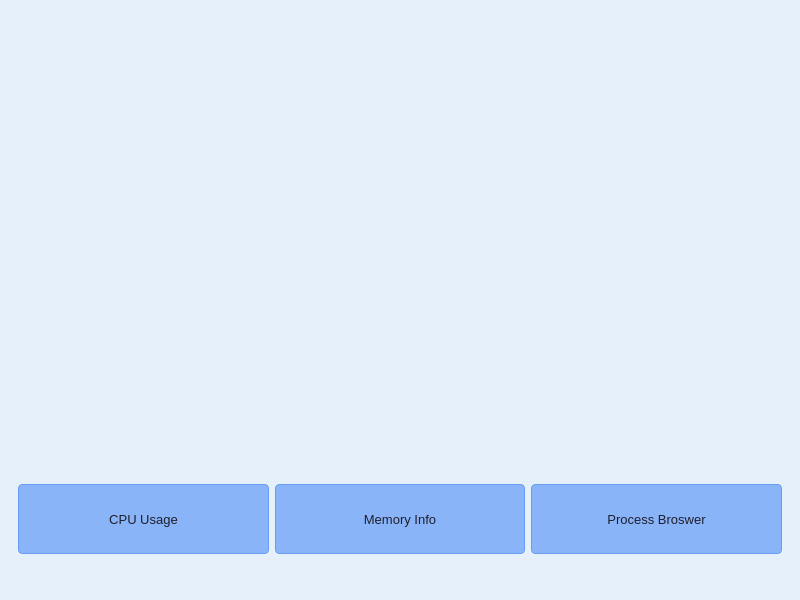
<?xml version="1.0" encoding="UTF-8"?>
<ui version="4.0">
 <class>SystemStateWindow</class>
 <widget class="QMainWindow" name="SystemStateWindow">
  <property name="geometry">
   <rect>
    <x>0</x>
    <y>0</y>
    <width>800</width>
    <height>600</height>
   </rect>
  </property>
  <property name="windowTitle">
   <string>SystemStateWindow</string>
  </property>
  <property name="styleSheet">
   <string notr="true">* {
    background-color: #e6f0fa;             /* 主背景：浅蓝灰 */
    color: #1e1e2e;                        /* 主文字：深蓝灰 */
    font-family: Segoe UI, Arial, sans-serif;
    font-size: 9pt;
}

/* QPushButton 样式 */
QPushButton {
    background-color: #8ab4f8;             /* 按钮背景色：浅蓝色 */
    color: #1e1e2e;                        /* 按钮文字色 */
    border: 1px solid #679df6;             /* 边框颜色 */
    border-radius: 4px;                    /* 圆角边框 */
    padding: 6px 12px;                     /* 按钮内边距 */
    font-size: 10pt;
}

QPushButton:hover {
    background-color: #679df6;             /* 悬停时背景色变亮蓝 */
    border-color: #4fa3f7;                 /* 悬停时边框颜色 */
}

QPushButton:pressed {
    background-color: #4fa3f7;             /* 按下时背景色 */
    border-color: #3b8fc9;                 /* 按下时边框颜色 */
}

/* QLabel 样式 */
QLabel {
    color: #1e1e2e;                        /* 标签文字颜色 */
    font-size: 10pt;                        /* 标签文字大小 */
    padding: 4px 6px;                       /* 内边距 */
    background-color: transparent;         /* 背景透明 */
}

/* QLabel 悬停样式 */
QLabel:hover {
    color: #4fa3f7;                        /* 悬停时文字变为亮蓝色 */
    background-color: rgba(171, 192, 255, 100); /* 悬停时背景带透明蓝色 */
}</string>
  </property>
  <widget class="QWidget" name="centralwidget">
   <layout class="QVBoxLayout" name="verticalLayout">
    <item>
     <widget class="QStackedWidget" name="display_stackwidget"/>
    </item>
    <item>
     <widget class="QWidget" name="operating_widget" native="true">
      <property name="minimumSize">
       <size>
        <width>0</width>
        <height>100</height>
       </size>
      </property>
      <layout class="QHBoxLayout" name="horizontalLayout">
       <item>
        <widget class="QPushButton" name="btn_cpu">
         <property name="minimumSize">
          <size>
           <width>0</width>
           <height>70</height>
          </size>
         </property>
         <property name="text">
          <string>CPU Usage</string>
         </property>
        </widget>
       </item>
       <item>
        <widget class="QPushButton" name="btn_memory">
         <property name="minimumSize">
          <size>
           <width>0</width>
           <height>70</height>
          </size>
         </property>
         <property name="text">
          <string>Memory Info</string>
         </property>
        </widget>
       </item>
       <item>
        <widget class="QPushButton" name="btn_process">
         <property name="minimumSize">
          <size>
           <width>0</width>
           <height>70</height>
          </size>
         </property>
         <property name="text">
          <string>Process Broswer</string>
         </property>
        </widget>
       </item>
      </layout>
     </widget>
    </item>
   </layout>
  </widget>
  <widget class="QMenuBar" name="menubar">
   <property name="geometry">
    <rect>
     <x>0</x>
     <y>0</y>
     <width>800</width>
     <height>18</height>
    </rect>
   </property>
  </widget>
  <widget class="QStatusBar" name="statusbar"/>
 </widget>
 <resources/>
 <connections/>
</ui>
